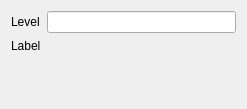
<?xml version="1.0" encoding="UTF-8"?>
<ui version="4.0">
 <class>HorizontalLevelControlWidget</class>
 <widget class="QWidget" name="HorizontalLevelControlWidget">
  <property name="geometry">
   <rect>
    <x>0</x>
    <y>0</y>
    <width>247</width>
    <height>109</height>
   </rect>
  </property>
  <property name="windowTitle">
   <string>Form</string>
  </property>
  <layout class="QFormLayout" name="formLayout">
   <item row="0" column="0">
    <widget class="QLabel" name="label">
     <property name="text">
      <string>Level</string>
     </property>
    </widget>
   </item>
   <item row="0" column="1">
    <widget class="QLineEdit" name="levelLineEdit"/>
   </item>
   <item row="1" column="0">
    <widget class="QLabel" name="label_2">
     <property name="text">
      <string>Label</string>
     </property>
    </widget>
   </item>
   <item row="1" column="1">
    <widget class="LineEditWithUnicodeDialog" name="labelLineEdit" native="true"/>
   </item>
  </layout>
 </widget>
 <customwidgets>
  <customwidget>
   <class>LineEditWithUnicodeDialog</class>
   <extends>QWidget</extends>
   <header>commonWidgets/lineeditwithunicodedialog.h</header>
   <container>1</container>
  </customwidget>
 </customwidgets>
 <resources/>
 <connections/>
</ui>
